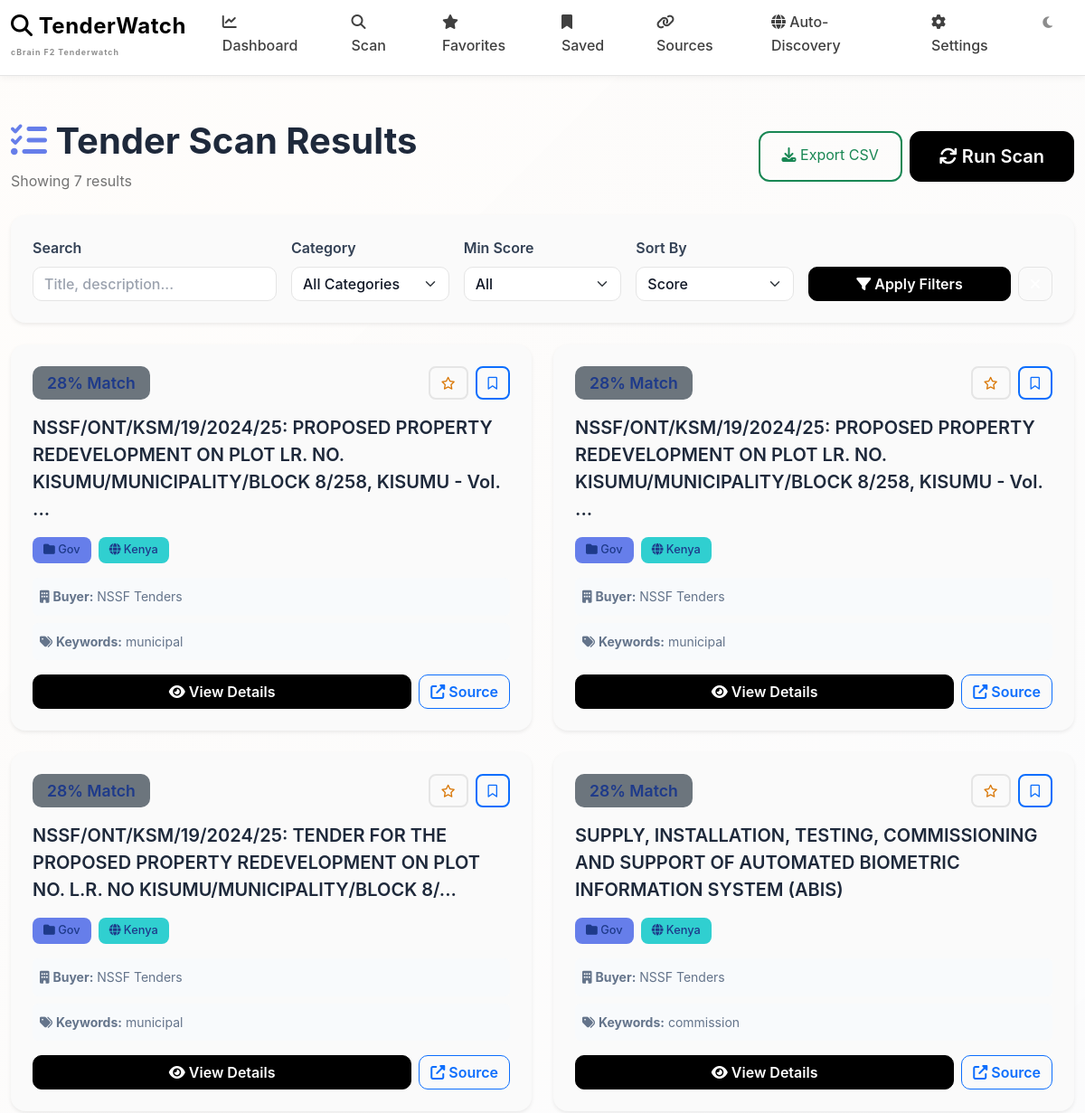
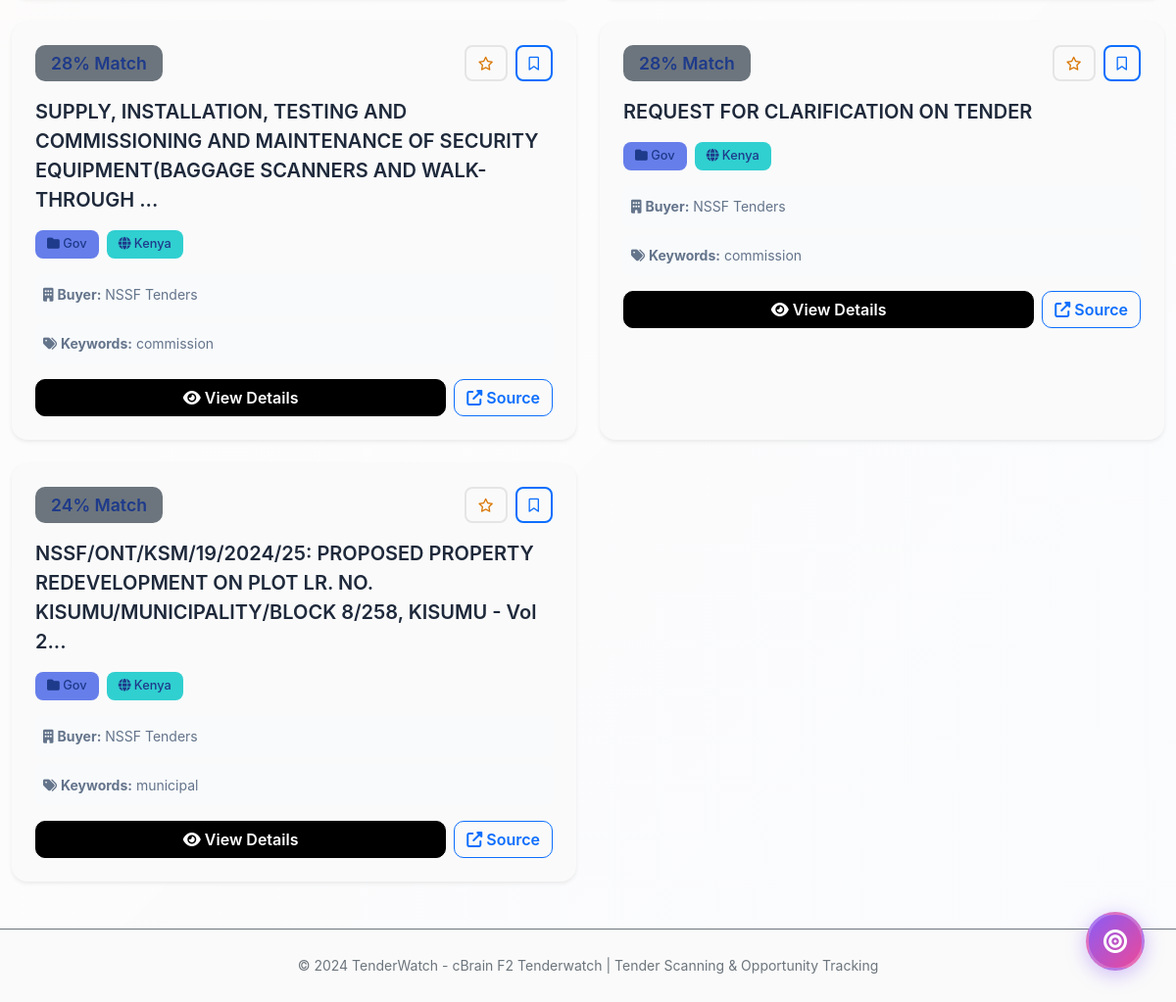
Screenshot of /scan with the database file from the repository (2 pictures, top to bottom).
### app/models.py (models this page shows)
class TenderResult(db.Model):
    id = db.Column(db.Integer, primary_key=True)
    title = db.Column(db.Text, nullable=False)
    title_translated = db.Column(db.Text, default="")
    link = db.Column(db.Text, unique=True, nullable=False)
    description = db.Column(db.Text, default="")
    description_translated = db.Column(db.Text, default="")
    buyer = db.Column(db.String(200))
    country = db.Column(db.String(200))
    deadline = db.Column(db.String(200))
    publication_date = db.Column(db.String(200))  # F2: for timing filter
    score = db.Column(db.Float)
    keywords_matched = db.Column(db.Text)
    scoring_breakdown = db.Column(db.Text, default="")
    inferred_domains = db.Column(db.Text, default="")  # JSON: ["EDMS", "Workflow", "Gov"]
    priority_level = db.Column(db.String(20), default="LOW")  # HIGH, MEDIUM, LOW, LOCKED, CONDITIONAL, STRATEGIC
    likely_fit_for_f2 = db.Column(db.String(20), default="uncertain")  # true, false, uncertain, no-go, discuss, conditional, strategic
    timing_status = db.Column(db.String(100), default="")  # Timing constraint result
    procurement_status = db.Column(db.String(30), default="open")  # open, locked, locked_but_open, conditional_nogo, conditional_strategic
    requires_qualification = db.Column(db.Boolean, default=False)  # True if Microsoft-mandated
    qualification_reason = db.Column(db.Text, default="")  # Why qualification is needed
    qualification_answers = db.Column(db.Text, default="")  # JSON: user-provided answers to qualification questions
    platform_commitment_signals = db.Column(db.Text, default="")  # JSON: detected Microsoft commitment signals
    discovery_method = db.Column(db.String(50), default="manual")  # 'manual', 'auto', 'priority'
    search_query = db.Column(db.String(500))  # Search query that found this (for auto-discovered)
    search_source = db.Column(db.String(50))  # 'google', 'bing', or source name
    semantic_score = db.Column(db.Float, default=0.0)
    ai_confidence = db.Column(db.Float, default=0.0)
    entities_extracted = db.Column(db.Text, default="")  # JSON with extracted entities
    ai_summary = db.Column(db.Text, default="")  # AI-generated summary
    saved = db.Column(db.Boolean, default=False)
    favorite = db.Column(db.Boolean, default=False)
    notified = db.Column(db.Boolean, default=False)
    source_id = db.Column(db.Integer, db.ForeignKey("tender_source.id"))
    source = db.relationship("TenderSource")
    category = db.Column(db.String(100))
    confidence = db.Column(db.Float)
    created_at = db.Column(db.DateTime, default=datetime.utcnow)

### app/routes.py (the view, shortened to what this page needs)
@main.route("/scan", methods=["GET", "POST"])
def scan():
    sort_by = request.args.get("sort", "score")
    category = request.args.get("category", "")
    min_score = request.args.get("min_score", "0")
    search = request.args.get("search", "").strip()
    try:
        min_score = float(min_score)
    except (ValueError, TypeError):
        min_score = 0
    one_month_ago = datetime.utcnow() - timedelta(days=30)
    query = TenderResult.query.filter(TenderResult.created_at >= one_month_ago)
    if category:
        query = query.filter_by(category=category)
    if min_score > 0:
        query = query.filter(TenderResult.score >= min_score)
    results = query.order_by(TenderResult.created_at.desc()).all()
    if sort_by == "score":
        results = sorted(results, key=lambda x: x.score or 0, reverse=True)
    elif sort_by == "deadline":
        results = sorted(results, key=lambda x: x.deadline or "", reverse=False)
    elif sort_by == "newest":
        results = sorted(results, key=lambda x: x.created_at, reverse=True)
    categories = db.session.query(TenderResult.category).distinct().all()
    categories = [c[0] for c in categories if c[0]]
    return render_template(
        "scan_results.html",
        results=results,
        sort_by=sort_by,
        category=category,
        min_score=min_score,
        search=search,
        categories=categories,
    )

### app/templates/scan_results.html (shortened to what this page needs)
{% extends "base.html" %}
{% block content %}
<div class="d-flex justify-content-between align-items-center mb-4">
    <div>
        <h1 style="font-weight: 700; color: #1e293b; margin-bottom: 0.5rem;">
            <i class="fas fa-list-check" style="color: #667eea;"></i> {{ title or 'Tender Scan Results' }}
        </h1>
        {% if results %}
        <p class="text-muted mb-0">Showing {{ results|length }} result{% if results|length != 1 %}s{% endif %}</p>
        {% endif %}
    </div>
    <div class="d-flex gap-2">
        {% if results %}
        <a href="{{ url_for('main.export_csv', sort=sort_by, category=category, min_score=min_score, search=search) }}" class="btn btn-outline-success" style="border-radius: 12px; padding: 0.75rem 1.5rem; border-width: 2px;">
            <i class="fas fa-download"></i> Export CSV
        </a>
        {% endif %}
        <form method="post">
            <button class="btn btn-primary btn-lg" type="submit" style="border-radius: 12px; padding: 0.75rem 2rem;">
                <i class="fas fa-sync"></i> Run Scan
            </button>
        </form>
    </div>
</div>
<div class="card border-0 shadow-sm mb-4" style="border-radius: 16px;">
    <div class="card-body p-4">
        <form method="get" class="row g-3 align-items-end">
            <div class="col-md-3">
                <label for="search" class="form-label" style="font-weight: 600; color: #334155;">Search</label>
                <input type="text" class="form-control" id="search" name="search" placeholder="Title, description..." value="{{ search }}" style="border-radius: 10px;">
            </div>
            <div class="col-md-2">
                <label for="category" class="form-label" style="font-weight: 600; color: #334155;">Category</label>
                <select class="form-select" id="category" name="category" style="border-radius: 10px;">
                    <option value="">All Categories</option>
                </select>
            </div>
            <div class="col-md-2">
                <label for="min_score" class="form-label" style="font-weight: 600; color: #334155;">Min Score</label>
                <select class="form-select" id="min_score" name="min_score" style="border-radius: 10px;">
                    <option value="0" {% if min_score == 0 %}selected{% endif %}>All</option>
                </select>
            </div>
            <div class="col-md-2">
                <label for="sort" class="form-label" style="font-weight: 600; color: #334155;">Sort By</label>
                <select class="form-select" id="sort" name="sort" style="border-radius: 10px;">
                    <option value="score" {% if sort_by == 'score' %}selected{% endif %}>Score</option>
                </select>
            </div>
            <div class="col-md-3 d-flex gap-2">
                <button type="submit" class="btn btn-primary flex-grow-1" style="border-radius: 10px;">
                    <i class="fas fa-filter"></i> Apply Filters
                </button>
                <a href="{{ url_for('main.scan') }}" class="btn btn-outline-secondary" style="border-radius: 10px;">
                    <i class="fas fa-times"></i>
                </a>
            </div>
        </form>
    </div>
</div>
{% if results %}
<div class="row g-4">
    {% for r in results %}
    <div class="col-md-6">
        <div class="card border-0 shadow-sm h-100 hover-lift" style="border-radius: 16px; transition: all 0.3s ease;">
            <div class="card-body p-4">
                <div class="d-flex justify-content-between align-items-start mb-3">
                    {% set score = r.score or 0 %}
                    {% if score >= 70 %}
                    <span class="badge" style="background: linear-gradient(135deg, #10b981 0%, #059669 100%); font-size: 1.1rem; padding: 0.6rem 1rem; border-radius: 10px; font-weight: 600;">
                        <i class="fas fa-bullseye"></i> {{ "%.0f"|format(score) }}% Match
                    </span>
                    {% elif score >= 40 %}
                    <span class="badge" style="background: linear-gradient(135deg, #f59e0b 0%, #d97706 100%); font-size: 1.1rem; padding: 0.6rem 1rem; border-radius: 10px; font-weight: 600;">
                        <i class="fas fa-chart-line"></i> {{ "%.0f"|format(score) }}% Match
                    </span>
                    {% else %}
                    <span class="badge bg-secondary" style="font-size: 1.1rem; padding: 0.6rem 1rem; border-radius: 10px; font-weight: 600;">
                        {{ "%.0f"|format(score) }}% Match
                    </span>
                    {% endif %}
                    <div class="d-flex gap-2">
                        {% if r.favorite %}
                        <form method="post" action="{{ url_for('main.toggle_favorite', rid=r.id) }}" class="d-inline">
                            <button class="btn btn-sm" style="background: linear-gradient(135deg, #fa709a 0%, #fee140 100%); color: white; border: none; border-radius: 8px;" type="submit" title="Remove from favorites">
                                <i class="fas fa-star"></i>
                            </button>
                        </form>
                        {% else %}
                        <form method="post" action="{{ url_for('main.toggle_favorite', rid=r.id) }}" class="d-inline">
                            <button class="btn btn-sm btn-outline-warning" style="border-radius: 8px; border-width: 2px;" type="submit" title="Add to favorites">
                                <i class="far fa-star"></i>
                            </button>
                        </form>
                        {% endif %}
                        {% if r.saved %}
                        <form method="post" action="{{ url_for('main.toggle_save', rid=r.id) }}" class="d-inline">
                            <button class="btn btn-sm" style="background: linear-gradient(135deg, #667eea 0%, #764ba2 100%); color: white; border: none; border-radius: 8px;" type="submit" title="Unsave">
                                <i class="fas fa-bookmark"></i>
                            </button>
                        </form>
                        {% else %}
                        <form method="post" action="{{ url_for('main.toggle_save', rid=r.id) }}" class="d-inline">
                            <button class="btn btn-sm btn-outline-primary" style="border-radius: 8px; border-width: 2px;" type="submit" title="Save">
                                <i class="far fa-bookmark"></i>
                            </button>
                        </form>
                        {% endif %}
                    </div>
                </div>
                <h5 class="card-title mb-3" style="line-height: 1.5;">
                    <a href="{{ url_for('main.tender_detail', tid=r.id) }}" class="text-decoration-none" style="color: #1e293b; font-weight: 600;">
                        {% if r.title_translated and r.title_translated != r.title %}
                        <span class="original-title-{{ r.id }}">{{ r.title[:120] }}{% if r.title|length > 120 %}...{% endif %}</span>
                        <span class="translated-title-{{ r.id }}" style="display:none;">{{ r.title_translated[:120] }}{% if r.title_translated|length > 120 %}...{% endif %}</span>
                        {% else %}
                        {{ r.title[:120] }}{% if r.title|length > 120 %}...{% endif %}
                        {% endif %}
                    </a>
                </h5>
                <div class="d-flex flex-wrap gap-2 mb-3">
                    <span class="badge" style="background: #667eea; padding: 0.5rem 0.75rem; border-radius: 8px; font-weight: 500;">
                        <i class="fas fa-folder"></i> {{ r.category or 'Uncategorized' }}
                    </span>
                    <span class="badge" style="background: #30cfd0; padding: 0.5rem 0.75rem; border-radius: 8px; font-weight: 500;">
                        <i class="fas fa-globe"></i> {{ r.country or 'Global' }}
                    </span>
                </div>
                {% if r.buyer %}
                <div class="mb-2 p-2 rounded" style="background: #f8fafc;">
                    <small style="color: #64748b;">
                        <i class="fas fa-building"></i> <strong>Buyer:</strong> {{ r.buyer[:60] }}{% if r.buyer|length > 60 %}...{% endif %}
                    </small>
                </div>
                {% endif %}
                {% if r.keywords_matched %}
                <div class="mb-3 p-2 rounded" style="background: #f8fafc;">
                    <small style="color: #64748b;">
                        <i class="fas fa-tags"></i> <strong>Keywords:</strong> {{ r.keywords_matched[:80] }}{% if r.keywords_matched|length > 80 %}...{% endif %}
                    </small>
                </div>
                {% endif %}
                <div class="d-flex gap-2 mt-3">
                    <a href="{{ url_for('main.tender_detail', tid=r.id) }}" class="btn btn-primary flex-grow-1" style="border-radius: 10px; font-weight: 600;">
                        <i class="fas fa-eye"></i> View Details
                    </a>
                    <a href="{{ r.link }}" target="_blank" class="btn btn-outline-primary" style="border-radius: 10px; font-weight: 600;">
                        <i class="fas fa-external-link-alt"></i> Source
                    </a>
                </div>
            </div>
        </div>
    </div>
    {% endfor %}
</div>
{% endif %}
{% endblock %}

### app/templates/base.html (style rules this page uses)
:root { --primary: #ffffff; --accent: #f5f5f5; --bg-dark: #ffffff; --bg-card: #fafafa; --bg-hover: #f5f5f5; --border: #e5e5e5; --text-primary: #000000; --text-secondary: #737373; }
* { scrollbar-color: #d1d5db #f9fafb; scrollbar-width: thin; transition: background-color 0.3s ease, color 0.3s ease, border-color 0.3s ease; }
body { background-color: var(--bg-dark); color: var(--text-primary); font-family: -apple-system, BlinkMacSystemFont, 'Segoe UI', Roboto, 'Helvetica Neue', Arial, sans-serif; line-height: 1.6; }
.btn-primary { background-color: #000000; border-color: #000000; transition: all 0.3s ease; font-weight: 600; color: white; }
.btn-outline-secondary { color: var(--primary); border-color: var(--border); }
.btn-outline-warning { color: #d97706; border-color: var(--border); }
.btn-sm { padding: 0.375rem 0.75rem; font-size: 0.875rem; }
.card { background-color: var(--bg-card); border: 1px solid var(--border); border-radius: 12px; transition: all 0.3s ease; overflow: hidden; }
.card-body { color: var(--text-primary); padding: 1.5rem; }
.badge { padding: 0.4rem 0.75rem; font-size: 0.8rem; font-weight: 600; background-color: #dbeafe; color: #1e3a8a; }
a { color: var(--accent); text-decoration: none; transition: all 0.2s ease; }
.form-control, .form-select { background-color: white; border: 1px solid var(--border); color: #111827 !important; font-weight: 500; transition: all 0.3s ease; }
.form-control::placeholder { color: #9ca3af !important; opacity: 1; }
.form-label { color: var(--text-primary); font-weight: 600; margin-bottom: 0.5rem; }
.text-muted { color: var(--text-secondary) !important; }
.card { animation: fadeIn 0.5s ease-out backwards; }
.card:nth-child(1) { animation-delay: 0.1s; }
.card:nth-child(2) { animation-delay: 0.2s; }
.badge { animation: fadeIn 0.5s ease-out; }
.btn { transition: all 0.3s cubic-bezier(0.4, 0, 0.2, 1); position: relative; }
.btn-primary { animation: fadeIn 0.5s ease-out; }
i { transition: all 0.3s ease; }
.form-control, .form-select { transition: all 0.3s ease; color: #111827 !important; }
body::before { content: ''; position: fixed; top: 0; left: 0; width: 100%; height: 100%; background: linear-gradient( -45deg, rgba(59, 130, 246, 0.03), rgba(16, 185, 129, 0.03), rgba(59, 130, 246, 0.03), rgba(217, 119, 6, 0.02) ); background-size: 400% 400%; animation: gradientShift 15s ease infinite; pointer-events: none; z-index: -1; }
* { animation: fadeIn 0.3s ease-out; }

### rows the page displays
TenderResult: score "28", title "NSSF/ONT/KSM/19/2024/25: PROPOSED PROPERTY REDEVELOPMENT ON PLOT LR. NO. KISUMU/MUNICIPALITY/BLOCK 8/258, KISUMU - Vol.", category "Gov", country "Kenya", buyer "NSSF Tenders", keywords_matched "municipal"
TenderResult: score "28", title "NSSF/ONT/KSM/19/2024/25: PROPOSED PROPERTY REDEVELOPMENT ON PLOT LR. NO. KISUMU/MUNICIPALITY/BLOCK 8/258, KISUMU - Vol.", category "Gov", country "Kenya", buyer "NSSF Tenders", keywords_matched "municipal"
TenderResult: score "28", title "NSSF/ONT/KSM/19/2024/25: TENDER FOR THE PROPOSED PROPERTY REDEVELOPMENT ON PLOT NO. L.R. NO KISUMU/MUNICIPALITY/BLOCK 8/", category "Gov", country "Kenya", buyer "NSSF Tenders", keywords_matched "municipal"
TenderResult: score "28", title "SUPPLY, INSTALLATION, TESTING, COMMISSIONING AND SUPPORT OF AUTOMATED BIOMETRIC INFORMATION SYSTEM (ABIS)", category "Gov", country "Kenya", buyer "NSSF Tenders", keywords_matched "commission"
TenderResult: score "28", title "SUPPLY, INSTALLATION, TESTING AND COMMISSIONING AND MAINTENANCE OF SECURITY EQUIPMENT(BAGGAGE SCANNERS AND WALK-THROUGH", category "Gov", country "Kenya", buyer "NSSF Tenders", keywords_matched "commission"
TenderResult: score "28", title "REQUEST FOR CLARIFICATION ON TENDER", category "Gov", country "Kenya", buyer "NSSF Tenders", keywords_matched "commission"
TenderResult: score "24", title "NSSF/ONT/KSM/19/2024/25: PROPOSED PROPERTY REDEVELOPMENT ON PLOT LR. NO. KISUMU/MUNICIPALITY/BLOCK 8/258, KISUMU - Vol 2", category "Gov", country "Kenya", buyer "NSSF Tenders", keywords_matched "municipal"

### other values shown
{{ title or 'Tender Scan Results' }} "Tender Scan Results"
{{ results|length }} "7"
